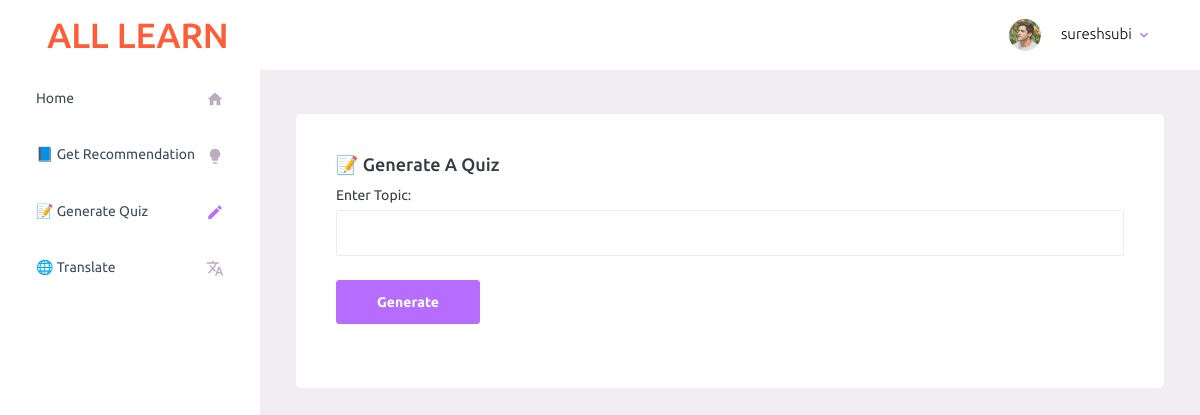
The app's page /quiz/ (signed in), older data.
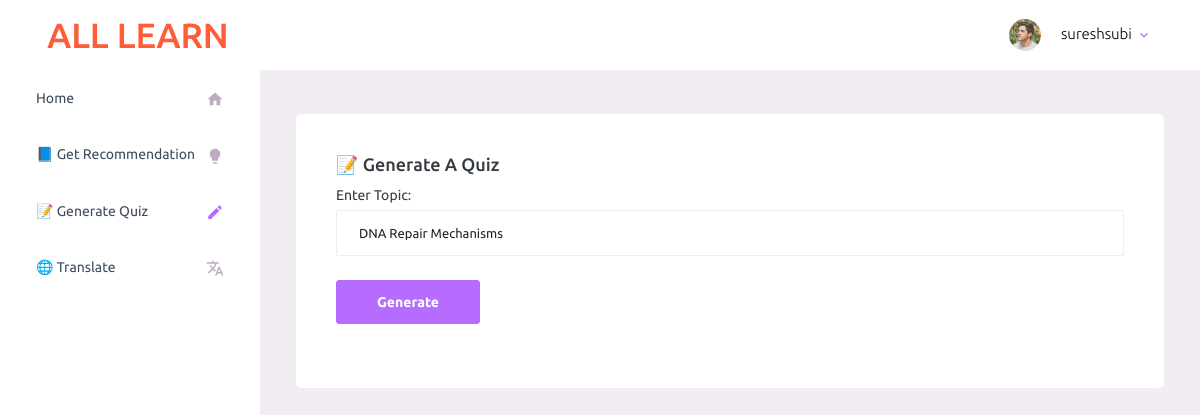
The same page, newer data.
### core/models.py (models this page shows, shortened)
class StudentProfile(models.Model):
    user = models.OneToOneField(User, on_delete=models.CASCADE)
    preferred_language = models.CharField(max_length=30, default='English')
    progress = models.JSONField(default=dict)
    score = models.IntegerField(default=0)
    last_quiz_topic = models.CharField(max_length=200, blank=True,null=True, default='')
    created_at = models.DateTimeField(auto_now_add=True)

### core/views.py (the view)
# urls.py: path('quiz/', views.quiz_page, name='quiz'),
def quiz_page(request):
    student = StudentProfile.objects.get(user=request.user)
    context = {
        'student': student
    }
    return render(request, 'core/quiz.html',context)

### core/templates/core/quiz.html (shortened to what this page needs)
{% load static %}
<!DOCTYPE html>
<html lang="en">
<head>
    <link rel="stylesheet" href="{% static 'adminhome/assets/vendors/mdi/css/materialdesignicons.min.css' %}">
    <link rel="stylesheet" href="{% static 'adminhome/assets/vendors/css/vendor.bundle.base.css' %}">
    <link rel="stylesheet" href="{% static 'adminhome/assets/css/style.css' %}">
</head>
<body>
    <nav class="navbar default-layout-navbar col-lg-12 col-12 p-0 fixed-top d-flex flex-row">
        <div class="text-center navbar-brand-wrapper d-flex align-items-center justify-content-center">
            <a class="navbar-brand" href="#">
                <h1 class="m-0 text-primary"><font color="#fe5d37">ALL LEARN</font></h1>
            </a>
        </div>
        <div class="navbar-menu-wrapper d-flex align-items-stretch">
            <ul class="navbar-nav navbar-nav-right">
                <li class="nav-item nav-profile dropdown">
                    <a class="nav-link dropdown-toggle" href="#" data-bs-toggle="dropdown">
                        <div class="nav-profile-img">
                            <img src="{% static 'adminhome/assets/images/faces/face3.jpg' %}" alt="image">
                        </div>
                        <div class="nav-profile-text">
                            <p class="mb-1 text-black">{{ user.username }}</p>
                        </div>
                    </a>
                </li>
            </ul>
        </div>
    </nav>
    <div class="container-fluid page-body-wrapper">
        <nav class="sidebar sidebar-offcanvas" id="sidebar">
            <ul class="nav">
                <li class="nav-item">
                    <a class="nav-link" href="{% url 'mypage' %}">
                        <span class="menu-title">Home</span>
                        <i class="mdi mdi-home menu-icon"></i>
                    </a>
                </li>
                <li class="nav-item">
                    <a class="nav-link" href="{% url 'recommend' %}">
                        <span class="menu-title">📘 Get Recommendation</span>
                        <i class="mdi mdi-lightbulb menu-icon" ></i>
                    </a>
                </li>
                <li class="nav-item">
                    <a class="nav-link" href="{% url 'quiz' %}">
                        <span class="menu-title">📝 Generate Quiz</span>
                        <i class="mdi mdi-pencil menu-icon" style="color: var(--bs-primary);"></i>
                    </a>
                </li>
                <li class="nav-item">
                    <a class="nav-link" href="{% url 'translate' %}">
                        <span class="menu-title">🌐 Translate</span>
                        <i class="mdi mdi-translate menu-icon"></i>
                    </a>
                </li>
            </ul>
        </nav>
        <div class="main-panel">
            <div class="content-wrapper">
                <div class="card">
                    <div class="card-body">
                        <h4 class="card-title">📝 Generate a Quiz</h4>
                        <form id="quizForm" class="forms-sample">
                            <div class="form-group">
                                <label for="topic">Enter Topic:</label>
                                <input type="text" class="form-control" id="topic" name="topic" value="{{ student.last_quiz_topic }}">
                            </div>
                            <button type="submit" class="btn btn-primary me-2">Generate</button>
                        </form>
                    </div>
                </div>
            </div>
        </div>
        </div>
</body>
</html>

Row changes from the older to the newer data that the page shows:
now on this page (row edited): StudentProfile: topic "DNA Repair Mechanisms"
